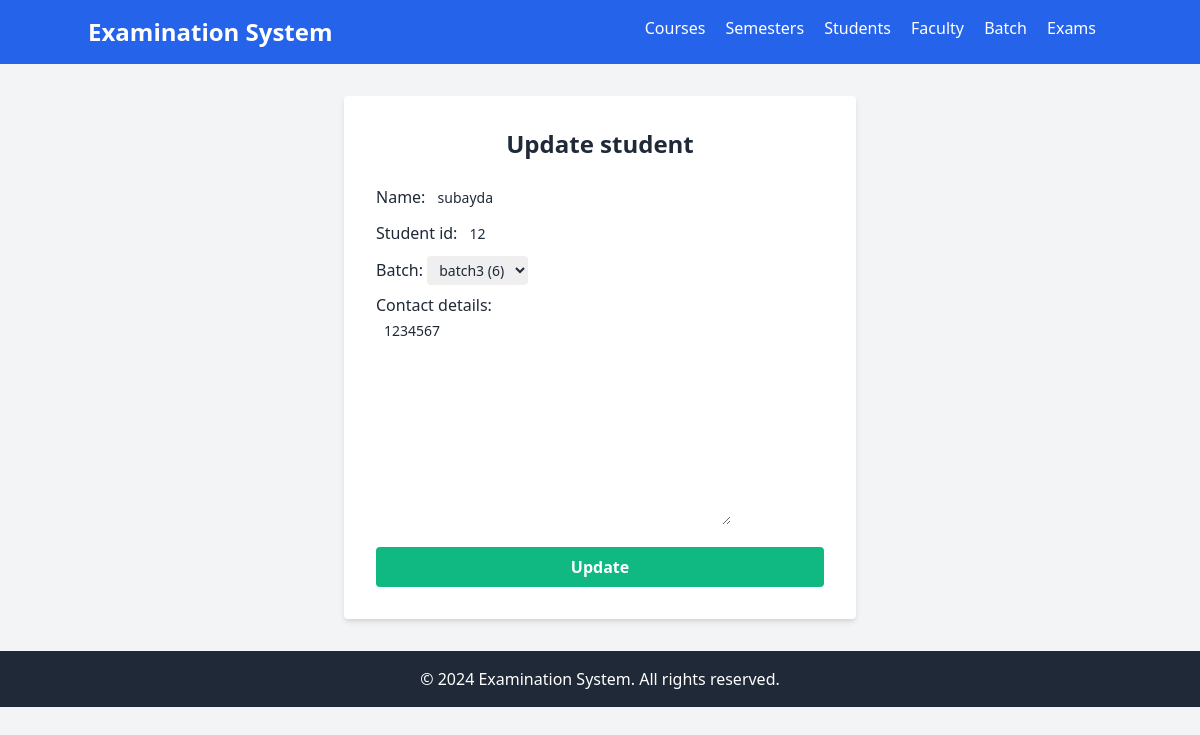
Page /students/1/edit/ on the committed database.
### exam/models.py (models this page shows, shortened)
class Student(models.Model):
    name = models.CharField(max_length=100)
    student_id = models.CharField(max_length=20, unique=True)
    batch = models.ForeignKey(Batch, on_delete=models.CASCADE)
    contact_details = models.TextField()
    courses = models.ManyToManyField(Course, through='ExamResult')

class Batch(models.Model):
    name = models.CharField(max_length=100)  # e.g., "2024 - CS101"
    year = models.IntegerField()
    course = models.ForeignKey(Course, on_delete=models.CASCADE)
    semester = models.ForeignKey('Semester', on_delete=models.CASCADE)  # Adjust if 'Semester' is in a different app
    def __str__(self):
        return f"{self.name} ({self.year})"

### exam/views.py (the view)
# urls.py: path('students/<int:pk>/edit/', views.student_update, name='student_update'),
def student_update(request, pk):
    student = get_object_or_404(Student, pk=pk)
    if request.method == 'POST':
        form = StudentForm(request.POST, instance=student)
        if form.is_valid():
            form.save()
            return redirect('student_list')
    else:
        form = StudentForm(instance=student)
    return render(request, 'update_student.html', {'form': form})

### exam/forms.py
class StudentForm(forms.ModelForm):
    class Meta:
        model = Student
        fields = ['name', 'student_id', 'batch', 'contact_details']
        widgets = {
            'name': forms.TextInput(attrs={'class': 'text-sm py-1 px-2 rounded'}),
            'student_id': forms.TextInput(attrs={'class': 'text-sm py-1 px-2 rounded'}),
            'batch': forms.Select(attrs={'class': 'text-sm py-1 px-2 rounded'}),
            'contact_details': forms.Textarea(attrs={'class': 'text-sm py-1 px-2 rounded'}),
        }

### exam/templates/update_student.html (shortened to what this page needs)
{% extends "layout.html" %}
{% block content %}
<main class="bg-white p-8 rounded shadow-md w-full max-w-lg mx-auto">
    <h1 class="text-2xl font-bold mb-6 text-center">Update student</h1>
    <form method="post" class="space-y-4">
        <div class="space-y-2">
            {{ form.as_p }}
        </div>
        <button type="submit" class="w-full bg-green-500 hover:bg-green-700 text-white font-bold py-2 px-4 rounded focus:outline-none focus:shadow-outline">
            Update
        </button>
    </form>
</main>
{% endblock  %}

### rows in the picture
Student: name "subayda", student_id "12", batch "batch3 (6)", contact_details "1234567"
